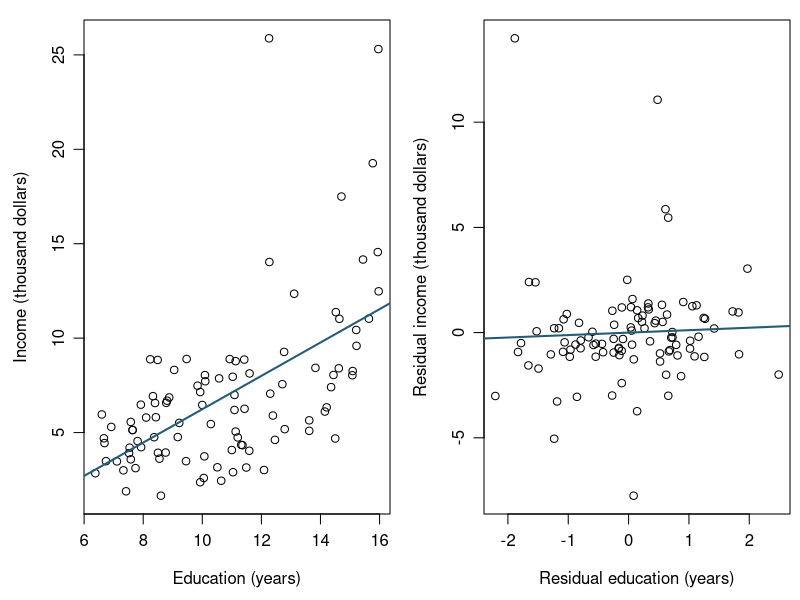
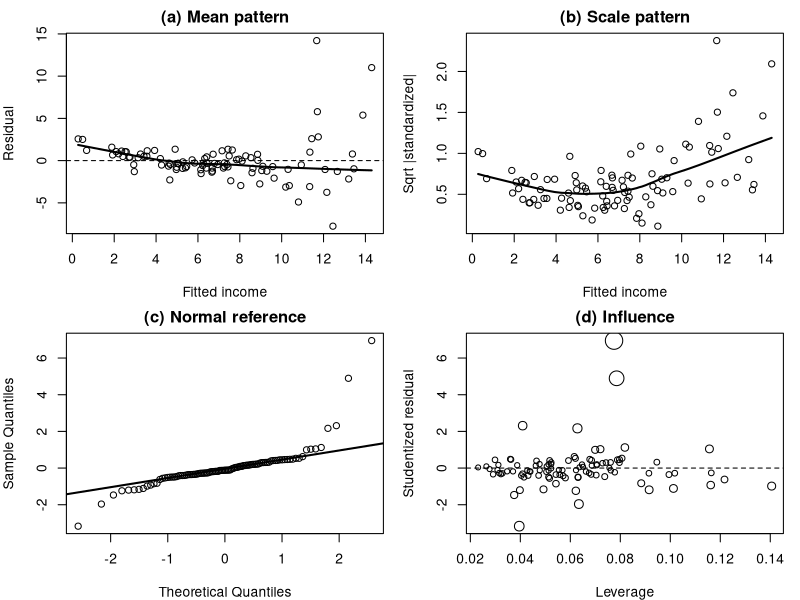
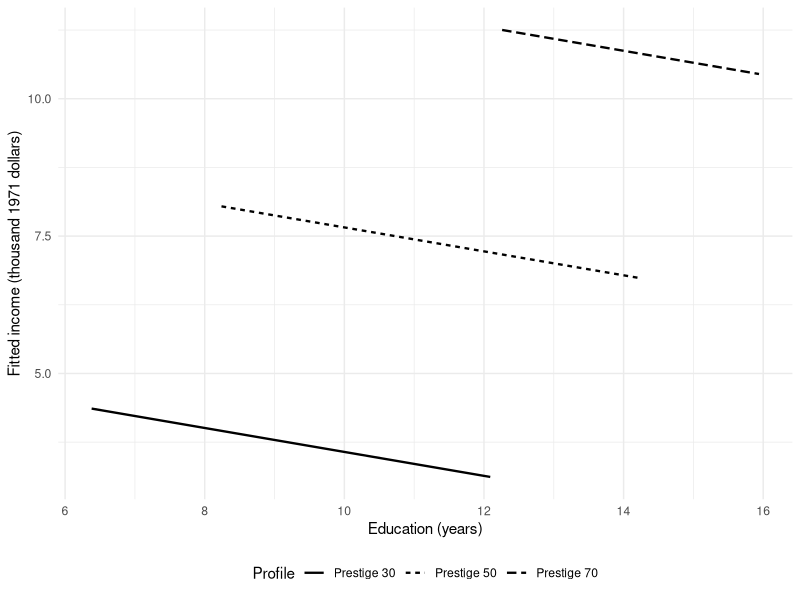
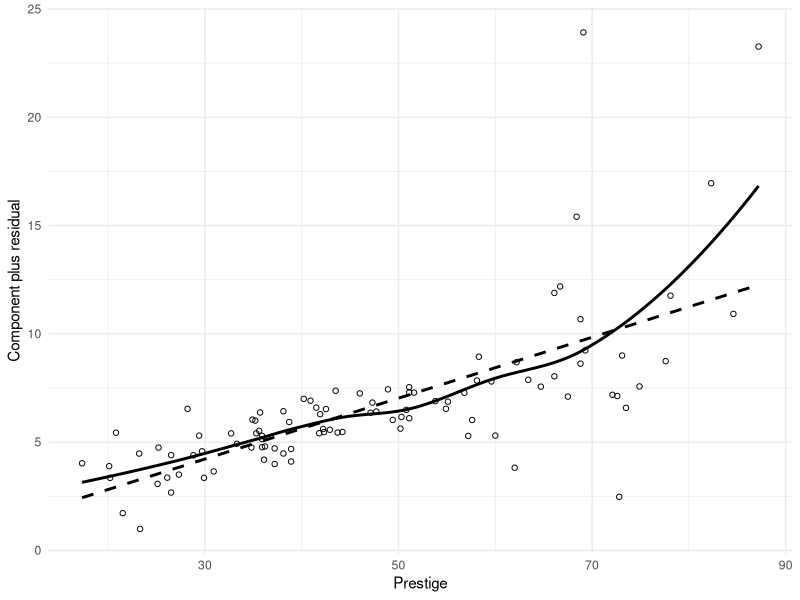
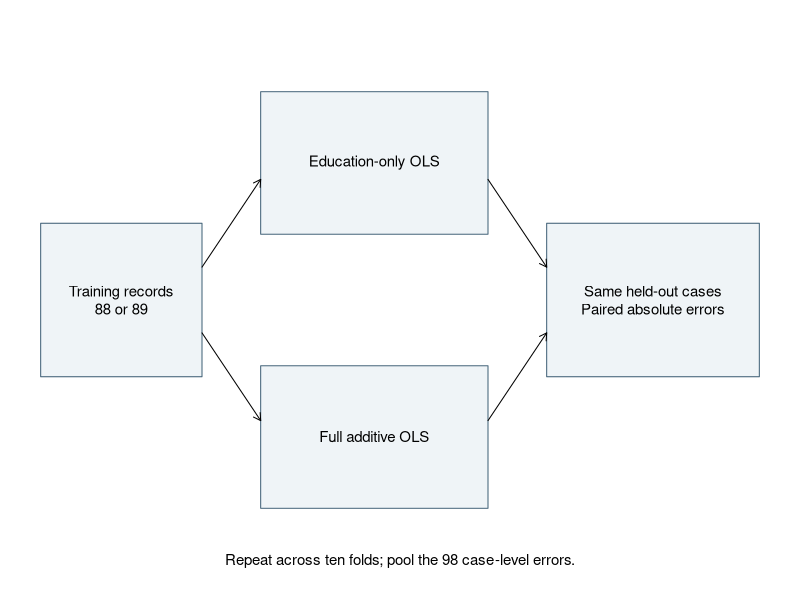
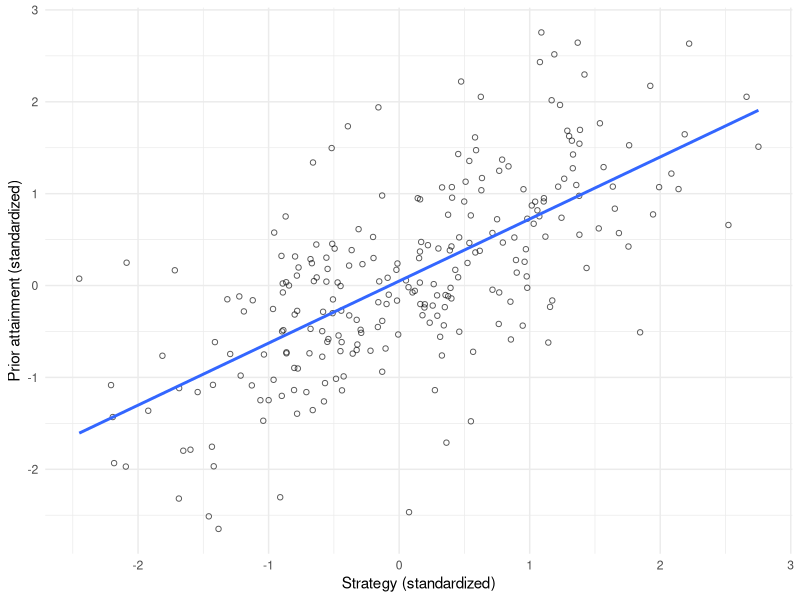
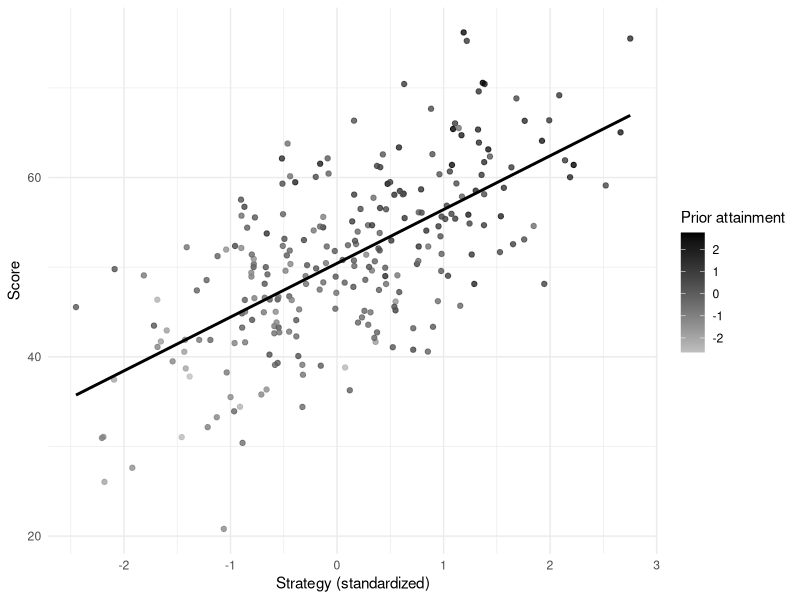
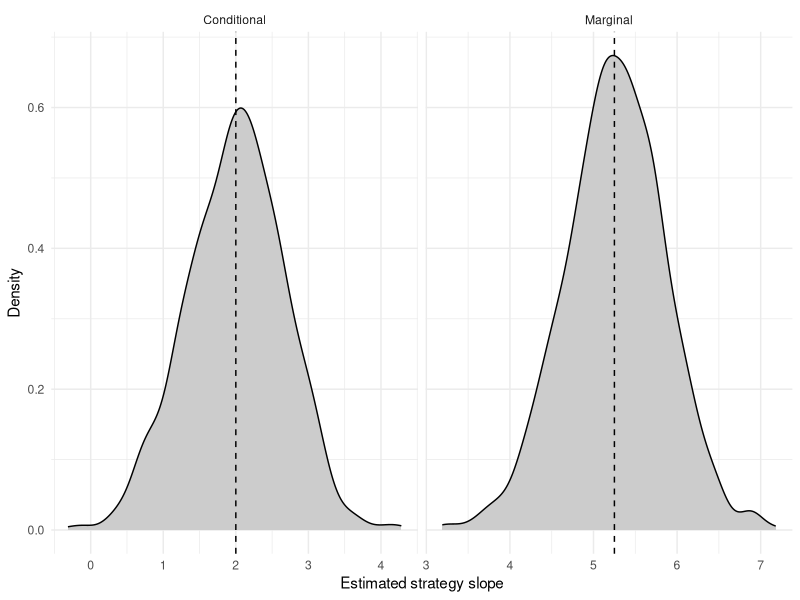

The R script that drew these images, in order:
## ---- chunk 1
#| label: setup
#| include: false
knitr::opts_chunk$set(echo = FALSE, warning = FALSE, message = FALSE,
  fig.pos = "H")
if (knitr::is_latex_output()) knitr::opts_chunk$set(dev = "cairo_pdf")
options(digits = 7, width = 68)
ggplot2::theme_set(ggplot2::theme_minimal(base_size = 11))
## ---- chunk 2
#| label: ch8-records
#| echo: true
all_occ <- carData::Prestige
all_occ$occupation <- rownames(all_occ)
all_occ$income_k <- all_occ$income / 1000
all_occ$type <- factor(all_occ$type, levels = c("bc", "prof", "wc"))
vars <- c("income_k", "education", "prestige", "women", "type")
d <- all_occ[complete.cases(all_occ[, vars]), ]
c(original = nrow(all_occ), retained = nrow(d))
table(d$type)
## ---- chunk 3
#| label: ch8-profile-support
#| echo: true
support_names <- c("radio.tv.announcers", "tellers.cashiers",
                   "receptionsts", "sales.supervisors")
support_rows <- d[support_names, c("education", "prestige", "women")]
support_weights <- c(0.245243736035, 0.230972611567,
                     0.226143656937, 0.297639995461)
d[support_names, "type"]
sum(support_weights)
c(education = weighted.mean(support_rows$education, support_weights),
  prestige = weighted.mean(support_rows$prestige, support_weights),
  women = weighted.mean(support_rows$women, support_weights))
## ---- chunk 4
#| label: tbl-ch8-profile-support
#| echo: false
#| tbl-cap: "Four observed white-collar records recover the declared profile."
support_display <- data.frame(
  Occupation = c("Radio/TV announcers", "Tellers/cashiers",
                 "Receptionists", "Sales supervisors"),
  support_rows,
  Weight = sub("^0", "", sprintf("%.4f", unname(support_weights))),
  row.names = NULL
)
knitr::kable(support_display,
  col.names = c("Occupation", "Education", "Prestige", "Women", "Weight"),
  digits = c(0, 2, 1, 2, 4), align = c("l", "r", "r", "r", "r"))
## ---- chunk 5
#| label: ch8-fits
#| echo: true
m0 <- lm(income_k ~ education, data = d)
m1 <- lm(income_k ~ education + prestige, data = d)
m2 <- lm(income_k ~ education + prestige + women + type, data = d)
coef(m2)
## ---- chunk 6
#| label: ch8-partial
#| echo: true
r_E <- residuals(lm(education ~ prestige + women + type, data = d))
r_Y <- residuals(lm(income_k ~ prestige + women + type, data = d))
partial_r <- cor(r_E, r_Y)
full_df <- df.residual(m2)
partial_se <- sqrt((sum(residuals(m2)^2) / full_df) / sum(r_E^2))
partial_t <- partial_r * sqrt(full_df / (1 - partial_r^2))
c(slope = sum(r_E * r_Y) / sum(r_E^2), partial_r = partial_r,
  SE = partial_se, df = full_df, t = partial_t,
  p_value = 2 * pt(-abs(partial_t), full_df))
## ---- chunk 7
#| label: ch8-covariance-objects
#| echo: true
data_cov <- cov(d[c("income_k", "education", "prestige", "women")])
coefficient_cov <- vcov(m2)
dim(data_cov)
dim(coefficient_cov)
c(education_data_variance = data_cov["education", "education"],
  education_coefficient_variance =
    coefficient_cov["education", "education"],
  education_SE = sqrt(coefficient_cov["education", "education"]))
## ---- chunk 8
#| label: fig-ch8-partial
#| fig-pos: H
#| fig-cap: "Marginal and residualized income--education comparisons in the same 98 occupations."
#| fig-alt: "The marginal scatterplot has a positive fitted line. After linearly removing prestige, women, and type from both variables, the fitted line is nearly flat and substantial residual variation remains."
#| fig-width: 6.4
#| fig-height: 3.5
oldpar <- par(mfrow = c(1, 2), mar = c(4.3, 4.2, 1, .5), mgp = c(2.7, .8, 0))
plot(d$education, d$income_k, pch = 1, xlab = "Education (years)",
     ylab = "Income (thousand dollars)")
abline(m0, col = "#245C78", lwd = 2)
plot(r_E, r_Y, pch = 1, xlab = "Residual education (years)",
     ylab = "Residual income (thousand dollars)")
abline(a = 0, b = coef(m2)["education"], col = "#245C78", lwd = 2)
par(oldpar)
## ---- chunk 9
#| label: ch8-uncertainty
#| echo: true
confint(m2, "education")
hc3_covariance <- sandwich::vcovHC(m2, type = "HC3")
hc3_se <- sqrt(hc3_covariance["education", "education"])
coef(m2)["education"] + c(-1, 1) * qt(.975, 92) * hc3_se
## ---- chunk 10
#| label: ch8-diagnostics
#| echo: true
ch8_diag <- data.frame(
  occupation = rownames(d), fitted = fitted(m2),
  residual = residuals(m2), standardized = rstandard(m2),
  studentized = rstudent(m2), leverage = hatvalues(m2),
  cooks = cooks.distance(m2)
)
ch8_top <- order(ch8_diag$cooks, decreasing = TRUE)[1:5]
ch8_diag[ch8_top, ]
## ---- chunk 11
#| label: fig-ch8-diagnostics
#| echo: false
#| fig-cap: "Four complementary diagnostic views for the full additive model."
#| fig-alt: >
#|   Residual and scale plots show structure and changing spread.
#|   A normal quantile plot departs in the right tail. The final
#|   panel relates leverage and studentized residuals, with point
#|   sizes indicating Cook's distance.
#| fig-width: 6.7
#| fig-height: 6.2
local({
  old <- par(no.readonly = TRUE)
  on.exit(par(old))
  par(mfrow = c(2, 2), mar = c(4, 4, 2, 1))
  z <- ch8_diag
  plot(z$fitted, z$residual, pch = 1,
       xlab = "Fitted income", ylab = "Residual",
       main = "(a) Mean pattern")
  abline(h = 0, lty = 2)
  lines(lowess(z$fitted, z$residual), lwd = 2)
  plot(z$fitted, sqrt(abs(z$standardized)), pch = 1,
       xlab = "Fitted income", ylab = "Sqrt |standardized|",
       main = "(b) Scale pattern")
  lines(lowess(z$fitted, sqrt(abs(z$standardized))), lwd = 2)
  qqnorm(z$studentized, pch = 1, main = "(c) Normal reference")
  qqline(z$studentized, lwd = 2)
  plot(z$leverage, z$studentized, pch = 1,
       cex = .8 + 2 * sqrt(z$cooks / max(z$cooks)),
       xlab = "Leverage", ylab = "Studentized residual",
       main = "(d) Influence")
  abline(h = 0, lty = 2)
})
## ---- chunk 12
#| label: tbl-ch8-support
#| echo: false
#| tbl-cap: "Predictor ranges within each recorded occupation type."
ch8_ranges <- do.call(rbind, lapply(split(d, d$type), function(g) {
  data.frame(n = nrow(g),
    Education = sprintf("%.2f--%.2f",
                        min(g$education), max(g$education)),
    Prestige = sprintf("%.1f--%.1f",
                       min(g$prestige), max(g$prestige)),
    Women = sprintf("%.2f--%.2f", min(g$women), max(g$women)))
}))
knitr::kable(cbind(Type = rownames(ch8_ranges), ch8_ranges),
  row.names = FALSE)
## ---- chunk 13
#| label: ch8-grid
#| echo: false
#| results: hide
ch8_grid <- data.frame()
for (p0 in c(30, 50, 70)) {
  nearby <- d[abs(d$prestige - p0) <= 7.5, ]
  one_grid <- data.frame(
    education = seq(min(nearby$education), max(nearby$education),
                    length.out = 40),
    prestige = p0, Profile = paste("Prestige", p0)
  )
  ch8_grid <- rbind(ch8_grid, one_grid)
}
ch8_grid$fit <- predict(m1, newdata = ch8_grid)
## ---- chunk 14
#| label: fig-ch8-grid
#| echo: false
#| fig-cap: "Neighborhood-restricted fitted profiles from the education-and-prestige model."
#| fig-alt: >
#|   Three gently decreasing parallel lines represent fitted income
#|   across education at prestige 30, 50, and 70. Their education
#|   ranges differ, reflecting the declared neighborhoods.
#| fig-width: 6.1
#| fig-height: 3.5
ggplot2::ggplot(ch8_grid,
  ggplot2::aes(education, fit, linetype = Profile)) +
  ggplot2::geom_line(linewidth = .8) +
  ggplot2::labs(x = "Education (years)",
    y = "Fitted income (thousand 1971 dollars)") +
  ggplot2::theme(legend.position = "bottom")
## ---- chunk 15
#| label: ch8-vif-first
#| echo: true
education_auxiliary <- lm(education ~ prestige + women + type, data = d)
education_r2 <- summary(education_auxiliary)$r.squared
education_vif <- 1 / (1 - education_r2)
c(auxiliary_R2 = education_r2, VIF = education_vif,
  SE_multiplier = sqrt(education_vif))
## ---- chunk 16
#| label: fig-ch8-partial-residual
#| echo: false
#| fig-cap: "The prestige component plus residual in the full additive model."
#| fig-alt: >
#|   A component-plus-residual scatterplot has a positive trend.
#|   A curved smooth bends upward at high prestige relative to the
#|   straight fitted component.
#| fig-width: 6.1
#| fig-height: 3.5
ch8_partial <- data.frame(
  prestige = d$prestige,
  component = residuals(m2) + coef(m2)["prestige"] * d$prestige
)
ggplot2::ggplot(ch8_partial, ggplot2::aes(prestige, component)) +
  ggplot2::geom_point(shape = 1) +
  ggplot2::geom_smooth(method = "lm", se = FALSE,
                      colour = "black", linetype = 2) +
  ggplot2::geom_smooth(method = "loess", se = FALSE,
                      colour = "black") +
  ggplot2::labs(x = "Prestige", y = "Component plus residual")
## ---- chunk 17
#| label: ch8-form-sensitivity
#| echo: true
ch8_curve <- update(m2, . ~ . + I(prestige^2))
anova(m2, ch8_curve)
c(full_education = unname(coef(m2)["education"]),
  curve_education = unname(coef(ch8_curve)["education"]))
## ---- chunk 18
#| label: ch8-influence-sensitivity
#| echo: true
ch8_without_top <- lm(
  income_k ~ education + prestige + women + type,
  data = d[-ch8_top[1], ]
)
c(full_education = unname(coef(m2)["education"]),
  omit_one_education = unname(coef(ch8_without_top)["education"]))
## ---- chunk 19
#| label: ch8-profile-predict-check
#| echo: true
profile <- data.frame(education = 11, prestige = 45, women = 50,
                     type = factor("wc", levels = levels(d$type)))
mean_check <- predict(m2, newdata = profile, interval = "confidence")
new_check <- predict(m2, newdata = profile, interval = "prediction")
mean_check
new_check
## ---- chunk 20
#| label: ch8-profile-covariance
#| echo: true
x_star <- c(1, 11, 45, 50, 0, 1)
V <- vcov(m2)
profile_fit <- sum(x_star * coef(m2))
profile_var <- drop(t(x_star) %*% V %*% x_star)
s2 <- sum(residuals(m2)^2) / df.residual(m2)
critical <- qt(.975, df.residual(m2))
profile_mean_ci <- profile_fit +
  c(-1, 1) * critical * sqrt(profile_var)
profile_new_pi <- profile_fit +
  c(-1, 1) * critical * sqrt(s2 + profile_var)
rbind(fitted_mean = profile_mean_ci, new_case = profile_new_pi)
## ---- chunk 21
#| label: ch8-standardization-first
#| echo: true
white_profiles <- d
white_profiles$type <- factor("wc", levels = levels(d$type))
white_predictions <- predict(m2, newdata = white_profiles)
mean(white_predictions)
## ---- chunk 22
#| label: ch8-standardization-covariance
#| echo: true
white_X <- model.matrix(~ education + prestige + women + type,
  data = white_profiles)
white_a <- colMeans(white_X)
white_fit <- sum(white_a * coef(m2))
white_var <- drop(t(white_a) %*% vcov(m2) %*% white_a)
white_se <- sqrt(white_var)
c(estimate = white_fit, SE = white_se)
white_fit + c(-1, 1) * qt(.975, df.residual(m2)) * white_se
## ---- chunk 23
#| label: ch8-one-fold
#| echo: true
RNGkind("Mersenne-Twister", "Inversion", "Rejection")
set.seed(80806)
fold <- sample(rep(seq_len(10), length.out = nrow(d)))
held_fold <- fold[1]
train <- d[fold != held_fold, ]
held <- d[fold == held_fold, ]
fold_simple <- lm(income_k ~ education, data = train)
fold_full <- lm(income_k ~ education + prestige + women + type,
                data = train)
table(train$type)
c(training = nrow(train), held_out = nrow(held),
  simple_rank = fold_simple$rank, full_rank = fold_full$rank)
first_case <- d[1, , drop = FALSE]
first_predictions <- c(
  Education = unname(predict(fold_simple, first_case)),
  Full = unname(predict(fold_full, first_case))
)
rbind(prediction = first_predictions,
      absolute_error = abs(first_predictions - first_case$income_k))
## ---- chunk 24
#| label: fig-ch8-folds
#| fig-cap: "Shared held-out cases let two fixed learning rules face the same prediction task."
#| fig-alt: "A training-record box branches to education-only OLS and full OLS. Both arrows lead to predictions for the same held-out records, then to paired absolute errors. The diagram is repeated over ten folds."
#| fig-width: 6.3
#| fig-height: 3.3
par(mar = c(.2, .2, .2, .2))
plot.new()
plot.window(xlim = c(0, 10), ylim = c(0, 5))
boxtext <- function(x1, y1, x2, y2, label, fill = "#EFF4F7") {
  rect(x1, y1, x2, y2, col = fill, border = "#426278")
  text((x1 + x2)/2, (y1 + y2)/2, label, cex = .9)
}
boxtext(.1, 1.8, 2.3, 3.2, "Training records\n88 or 89")
boxtext(3.1, 3.1, 6.2, 4.4, "Education-only OLS")
boxtext(3.1, .6, 6.2, 1.9, "Full additive OLS")
boxtext(7, 1.8, 9.9, 3.2, "Same held-out cases\nPaired absolute errors")
arrows(2.3, 2.8, 3.1, 3.6, length = .08)
arrows(2.3, 2.2, 3.1, 1.4, length = .08)
arrows(6.2, 3.6, 7, 2.8, length = .08)
arrows(6.2, 1.4, 7, 2.2, length = .08)
text(5, .12, "Repeat across ten folds; pool the 98 case-level errors.", cex = .9)
## ---- chunk 25
#| label: ch8a-one-sample
#| echo: false
#| results: hide
RNGkind("Mersenne-Twister", "Inversion", "Rejection")
set.seed(82108)
ch8a_n <- 250
ch8a_x <- rnorm(ch8a_n)
ch8a_z <- .65 * ch8a_x + sqrt(1 - .65^2) * rnorm(ch8a_n)
ch8a_y <- 50 + 2 * ch8a_x + 5 * ch8a_z +
  rnorm(ch8a_n, sd = 6)
ch8a_sim <- data.frame(
  strategy = ch8a_x, prior = ch8a_z, score = ch8a_y
)
ch8a_marginal <- lm(score ~ strategy, data = ch8a_sim)
ch8a_adjusted <- lm(score ~ strategy + prior, data = ch8a_sim)
c(marginal = unname(coef(ch8a_marginal)["strategy"]),
  conditional = unname(coef(ch8a_adjusted)["strategy"]))
## ---- chunk 26
#| label: fig-ch8a-predictors
#| fig-pos: H
#| echo: false
#| fig-cap: "Joint predictor support in one generated sample."
#| fig-alt: >
#|   A diagonal cloud shows positively related strategy and prior
#|   attainment. The central region has more nearby comparisons
#|   than the sparse corners.
#| fig-width: 6.1
#| fig-height: 3.5
ggplot2::ggplot(ch8a_sim, ggplot2::aes(strategy, prior)) +
  ggplot2::geom_point(shape = 1, alpha = .65) +
  ggplot2::geom_smooth(method = "lm", se = FALSE) +
  ggplot2::labs(x = "Strategy (standardized)",
                y = "Prior attainment (standardized)")
## ---- chunk 27
#| label: fig-ch8a-outcome
#| fig-pos: H
#| echo: false
#| fig-cap: "A marginal line does not hold prior attainment fixed."
#| fig-alt: >
#|   Score increases with strategy. Higher prior-attainment values,
#|   represented by darker points, tend to accompany higher scores
#|   and strategy. The black line is the marginal fitted relation.
#| fig-width: 6.1
#| fig-height: 3.5
ggplot2::ggplot(
  ch8a_sim, ggplot2::aes(strategy, score, colour = prior)
) +
  ggplot2::geom_point(alpha = .8) +
  ggplot2::geom_smooth(
    ggplot2::aes(group = 1), method = "lm", se = FALSE,
    colour = "black"
  ) +
  ggplot2::scale_colour_gradient(low = "grey75", high = "black") +
  ggplot2::labs(x = "Strategy (standardized)", y = "Score",
                colour = "Prior attainment")
## ---- chunk 28
#| label: ch8a-repetition
#| echo: false
#| results: hide
set.seed(82109)
ch8a_one_rep <- function() {
  x <- rnorm(150)
  z <- .65 * x + sqrt(1 - .65^2) * rnorm(150)
  y <- 50 + 2 * x + 5 * z + rnorm(150, sd = 6)
  c(Marginal = unname(coef(lm(y ~ x))["x"]),
    Conditional = unname(coef(lm(y ~ x + z))["x"]))
}
ch8a_slopes <- t(replicate(1000, ch8a_one_rep()))
## ---- chunk 29
#| label: tbl-ch8a-repeated
#| echo: false
#| tbl-cap: "Targets and results across 1,000 generated samples."
knitr::kable(data.frame(
  Model = colnames(ch8a_slopes), Target = c(5.25, 2),
  Mean = colMeans(ch8a_slopes),
  SD = apply(ch8a_slopes, 2, sd), row.names = NULL
), digits = 4)
## ---- chunk 30
#| label: fig-ch8a-repeated
#| echo: false
#| fig-pos: H
#| fig-cap: "Sampling distributions around two different targets."
#| fig-alt: >
#|   Separate panels show marginal slopes centered near 5.25 and
#|   conditional slopes centered near 2. Dashed lines mark their
#|   respective population targets.
#| fig-width: 6.1
#| fig-height: 3.8
ch8a_long <- data.frame(
  Slope = c(ch8a_slopes[, 1], ch8a_slopes[, 2]),
  Model = rep(c("Marginal", "Conditional"), each = 1000)
)
ch8a_targets <- data.frame(
  Model = c("Marginal", "Conditional"), Target = c(5.25, 2)
)
ggplot2::ggplot(ch8a_long, ggplot2::aes(Slope)) +
  ggplot2::geom_density(fill = "grey80") +
  ggplot2::geom_vline(
    data = ch8a_targets, ggplot2::aes(xintercept = Target),
    linetype = 2
  ) +
  ggplot2::facet_wrap(~Model, scales = "free_x") +
  ggplot2::labs(x = "Estimated strategy slope", y = "Density")
## ---- chunk 31
#| label: ch8a-group-means
#| echo: true
ch8a_groups <- data.frame(
  type = factor(c("bc", "prof", "wc"), levels = levels(d$type))
)
model.matrix(~type, data = ch8a_groups)
ch8a_group_fit <- lm(income_k ~ type, data = d)
cbind(ch8a_groups,
      observed = as.numeric(tapply(d$income_k, d$type, mean)),
      fitted = predict(ch8a_group_fit, ch8a_groups))
coef(ch8a_group_fit)
## ---- chunk 32
#| label: ch8a-overall-f
#| echo: true
summary(m2)$fstatistic
summary(m0)$fstatistic
## ---- chunk 33
#| label: tbl-ch8b-influence
#| echo: false
#| tbl-cap: "The five largest Cook's distances in the full fit."
knitr::kable(ch8_diag[ch8_top,
  c("occupation", "residual", "leverage", "cooks")],
  digits = 4, row.names = FALSE)
## ---- chunk 34
#| label: tbl-ch8b-deletion-coefficients
#| echo: false
#| tbl-cap: "Coefficient sensitivity to the most influential record."
knitr::kable(data.frame(
  Term = names(coef(m2)), Full = coef(m2),
  Omit_one = coef(ch8_without_top),
  Difference = coef(ch8_without_top) - coef(m2), row.names = NULL
), digits = 4, row.names = FALSE)
## ---- chunk 35
#| label: tbl-ch8b-hc3
#| echo: false
#| tbl-cap: "Coefficient estimates and two covariance summaries."
knitr::kable(data.frame(
  Term = names(coef(m2)), Estimate = coef(m2),
  Classical_SE = sqrt(diag(vcov(m2))),
  HC3_SE = sqrt(diag(hc3_covariance)), row.names = NULL
), digits = 4, row.names = FALSE)
## ---- chunk 36
#| label: ch8b-likelihood-first
#| echo: true
ch8b_ll <- logLik(m2)
ch8b_n <- nobs(m2)
ch8b_k <- attr(ch8b_ll, "df")
ch8b_sigma_ml <- sqrt(mean(residuals(m2)^2))
ch8b_manual_ll <- sum(dnorm(d$income_k,
  mean = fitted(m2), sd = ch8b_sigma_ml, log = TRUE))
c(sigma_ML = ch8b_sigma_ml, residual_SD = sigma(m2),
  logLik = as.numeric(ch8b_ll), manual = ch8b_manual_ll, k = ch8b_k,
  AIC = -2 * as.numeric(ch8b_ll) + 2 * ch8b_k,
  BIC = -2 * as.numeric(ch8b_ll) + ch8b_k * log(ch8b_n))
## ---- chunk 37
#| label: ch8b-likelihood-criteria-check
#| echo: true
c(AIC_R = AIC(m2), BIC_R = BIC(m2))
